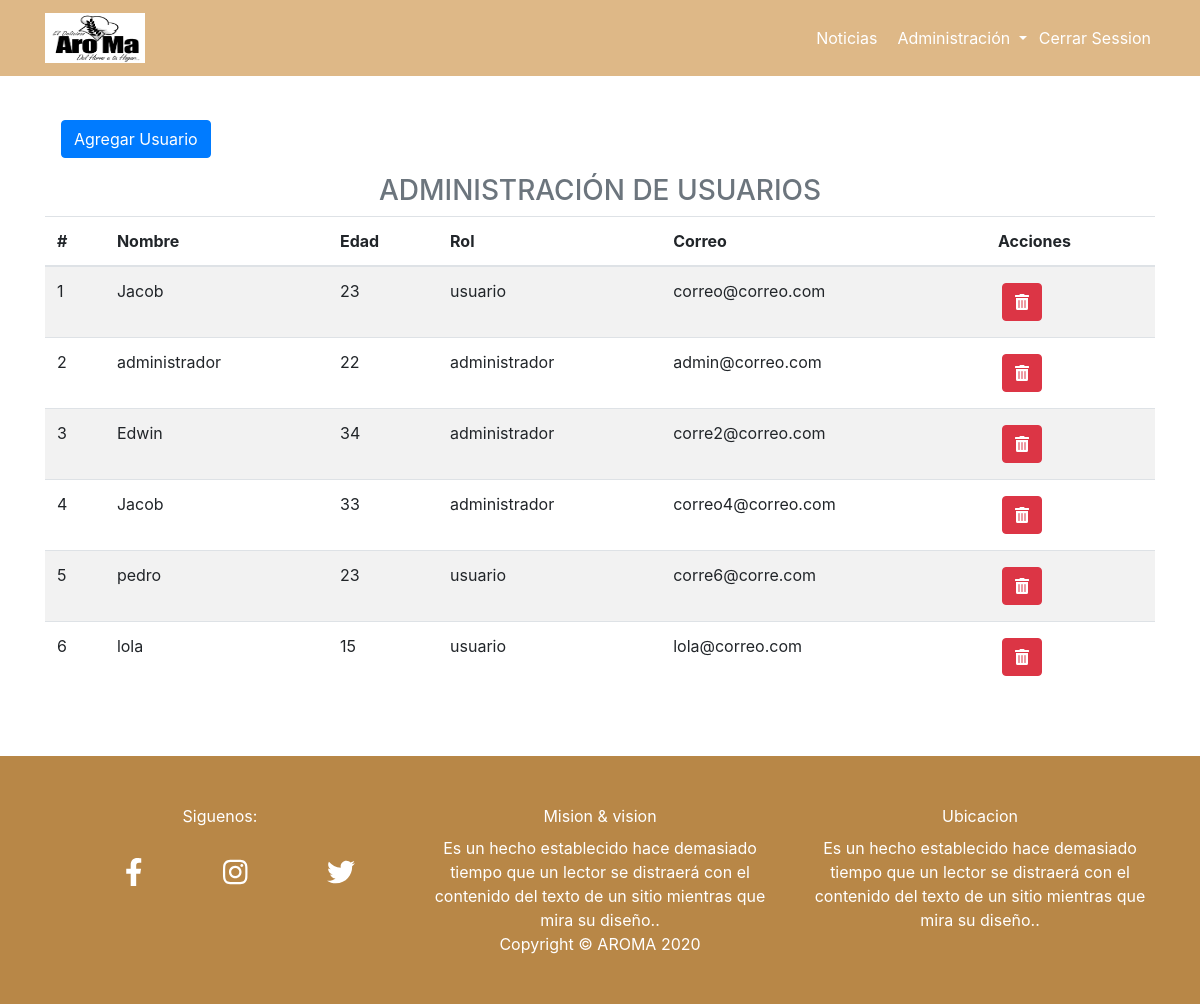
The page /index.php?page=usuario (signed in) on the database its author committed.
### tables this page shows
CREATE TABLE `usuarios` (
  `id` int(11) NOT NULL,
  `nombre` text NOT NULL,
  `edad` text NOT NULL,
  `rol` text NOT NULL,
  `correo` text NOT NULL,
  `contrasena` text NOT NULL,
  `info` tinyint(1) NOT NULL
);

### controllers/templeteControlador.php (called while the page is built)
<?php
Class ControllerTemplete {
    public function ctrBingTemplete(){
        include "views/templete.php";
    }
}

### index.php (called while the page is built, shortened)
<?php
require_once "controllers/templeteControlador.php";
require_once "controllers/UsuarioControlador.php";
require_once "controllers/NoticiaControlador.php";
require_once "models/ModeloUsuario.php";
$templete = new ControllerTemplete();
$templete-> ctrBingTemplete();

### controllers/UsuarioControlador.php (called while the page is built, shortened)
<?php
class UsuarioControlador {
static public function ctrMostarRegistro( $item, $value){
    $table = "usuarios";
    $result = ModeloUsuario::mdlMostrarRegistro($table, $item, $value);
    return $result;
}
}

### models/conexion.php (called while the page is built)
<?php
class Connection {
    static public function connect(){
      $link = new PDO("mysql:host=localhost;
      dbname=panaderia",
      "root",
      "");
      $link ->exec("set names utf8");
      return $link;
    }
}

### models/ModeloUsuario.php (called while the page is built, shortened)
<?php
require_once "conexion.php";
class ModeloUsuario {
   static public function mdlMostrarRegistro($table ,$item, $value){
    if($item != null){
			$stmt = Connection::connect()->prepare("SELECT * FROM $table WHERE $item = :$item");
			$stmt -> bindParam(":".$item, $value, PDO::PARAM_STR);
			$stmt -> execute();
			return $stmt -> fetch();
		}else{
			$stmt = Connection::connect()->prepare("SELECT * FROM $table");
			$stmt -> execute();
			return $stmt -> fetchAll();
		}
  }
}

### views/pages/usuario.php (the view, shortened to what this page needs)
<?php
$user = UsuarioControlador::ctrMostarRegistro(null, null);
?>
<button type="button" class="btn btn-primary m-3" data-toggle="modal" data-target="#exampleModal">
  Agregar Usuario
</button>
<h3 class=" text-center text-secondary">Administración de usuarios</h3>
<table class="table  table-striped table-ligth ">
    <thead>
        <tr>
            <th>#</th>
            <th>Nombre</th>
            <th>Edad</th>
            <th>Rol</th>
            <th>Correo</th>
            <th>Acciones</th>
        </tr>
    </thead>
    <tbody>
        <tr>
        <?php
        foreach($user as $key => $value):
        ?>
            <td><?php echo ($key+1); ?></td>
            <td><?php echo $value['nombre']; ?></td>
            <td><?php echo $value['edad']; ?></td>
            <td><?php echo $value['rol']; ?></td>
            <td><?php echo $value['correo']; ?></td>
            <td>
             <div class="btn-group">
                 <form method="post">
                 <button type="submit" class="btn btn-danger  m-1"><i class="fas fa-trash-alt text-white"></i></button>
                   </form>
             </div>
            </td>
        </tr>
        <?php
         endforeach
        ?>
    </tbody>
</table>

### views/css/estilos.css (style rules this page uses)
body { padding-top: 56px; }
h3 { text-align: justify; text-transform: uppercase; color: black; }

### rows shown on the page
usuarios: nombre "Jacob", edad "23", rol "usuario", correo "correo@correo.com"
usuarios: nombre "administrador", edad "22", rol "administrador", correo "admin@correo.com"
usuarios: nombre "Edwin", edad "34", rol "administrador", correo "corre2@correo.com"
usuarios: nombre "Jacob", edad "33", rol "administrador", correo "correo4@correo.com"
usuarios: nombre "pedro", edad "23", rol "usuario", correo "corre6@corre.com"
usuarios: nombre "lola", edad "15", rol "usuario", correo "lola@correo.com"
